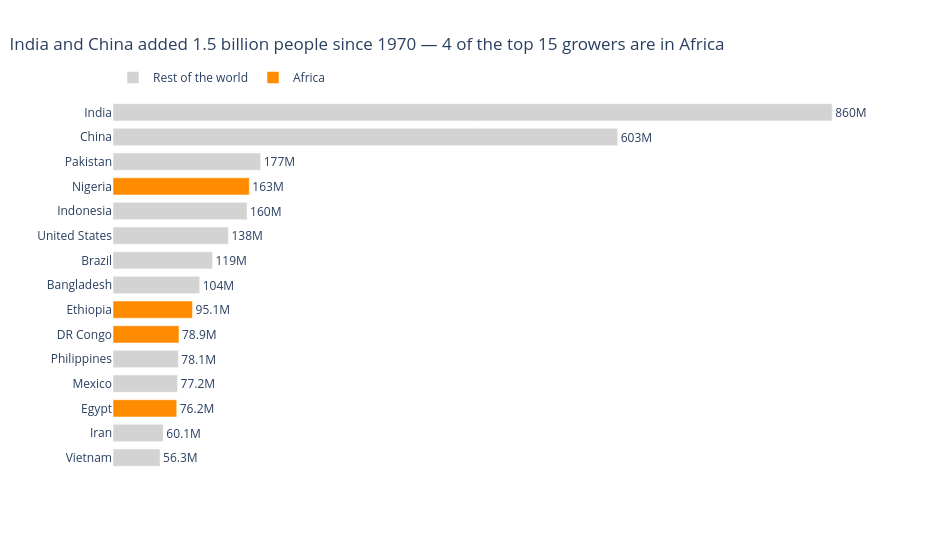

Here is the notebook cell this chart was saved with:
### Markdown cell above
**Intended chart:** Sorted horizontal bar chart, African countries highlighted

**Why:** Ranking 15 countries on one measure → sorted horizontal bar w/ zero baseline, readable labels. Highlighting the African countries answers the second half of the question.

### Code cell
df['Added'] = df['2022 Population'] - df['1970 Population']
top15 = df.nlargest(15, 'Added')

top15['Group'] = np.where(top15['Continent'] == 'Africa', 'Africa', 'Rest of the world')

fig = px.bar(top15, x='Added', y='Country', color='Group', orientation='h', text_auto='.3s',
             category_orders={'Country': top15['Country'].tolist()},     # keep the ranking across both colours
             color_discrete_map={'Africa': 'darkorange', 'Rest of the world': 'lightgrey'},
             title='India and China added 1.5 billion people since 1970 — 4 of the top 15 growers are in Africa',
             labels={'Added': 'People added 1970–2022', 'Country': '', 'Group': ''},
             template='plotly_white', height=550, width=950)
fig.update_traces(textposition='outside')
fig.update_xaxes(visible=False)
fig.update_layout(title_x=0.01, bargap=0.3, legend=dict(orientation='h', x=0, y=1.1))
fig.show()

### Figure 1 — Plotly figure (JSON) as saved in the notebook; plotly's stock layout.template omitted (floating-point values rounded to 4 significant figures)
{"data": [{"alignmentgroup": "True", "hovertemplate": "=%{y}<br>People added 1970–2022=%{x}<extra></extra>", "legendgroup": "Rest of the world", "marker": {"color": "lightgrey", "pattern": {"shape": ""}}, "name": "Rest of the world", "offsetgroup": "Rest of the world", "orientation": "h", "showlegend": true, "textposition": "outside", "texttemplate": "%{x:.3s}", "type": "bar", "x": [859671872, 603352887, 176533990, 160272945, 137961517, 118943623, 103644512, 78123423, 77214819, 60100865, 56258007], "xaxis": "x", "y": ["India", "China", "Pakistan", "Indonesia", "United States", "Brazil", "Bangladesh", "Philippines", "Mexico", "Iran", "Vietnam"], "yaxis": "y"}, {"alignmentgroup": "True", "hovertemplate": "=%{y}<br>People added 1970–2022=%{x}<extra></extra>", "legendgroup": "Africa", "marker": {"color": "darkorange", "pattern": {"shape": ""}}, "name": "Africa", "offsetgroup": "Africa", "orientation": "h", "showlegend": true, "textposition": "outside", "texttemplate": "%{x:.3s}", "type": "bar", "x": [162971948, 95071678, 78858479, 76208117], "xaxis": "x", "y": ["Nigeria", "Ethiopia", "DR Congo", "Egypt"], "yaxis": "y"}], "layout": {"bargap": 0.3, "barmode": "relative", "height": 550, "legend": {"orientation": "h", "title": {"text": ""}, "tracegroupgap": 0, "x": 0, "y": 1.1}, "title": {"text": "India and China added 1.5 billion people since 1970 — 4 of the top 15 growers are in Africa", "x": 0.01}, "width": 950, "xaxis": {"anchor": "y", "autorange": true, "domain": [0, 1], "range": [0, 904917760], "title": {"text": "People added 1970–2022"}, "type": "linear", "visible": false}, "yaxis": {"anchor": "x", "autorange": true, "categoryarray": ["Vietnam", "Iran", "Egypt", "Mexico", "Philippines", "DR Congo", "Ethiopia", "Bangladesh", "Brazil", "United States", "Indonesia", "Nigeria", "Pakistan", "China", "India"], "categoryorder": "array", "domain": [0, 1], "range": [-0.5, 14.5], "title": {"text": ""}, "type": "category"}}}
